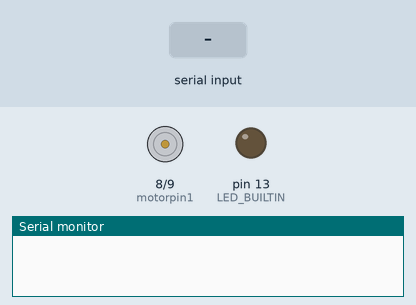
Simulated run of this sketch. Board: Arduino Uno, built with avr-gcc and run on an emulated ATmega328P. On the bench: motor-driver pin pairs drawn as motors (green arrow = first pin HIGH = forward, orange = second pin HIGH = backward, longer = more drive), output pins drawn as LEDs (lit = HIGH), the last lines printed to the serial monitor. The inputs (shaded band) are chosen by the test bench.

Above: at 1.2 s.
1.3 s: "1" received over Serial
At 2.2 s:
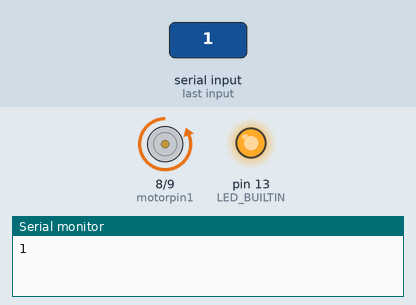
2.8 s: "0" received over Serial
At 3.3 s:
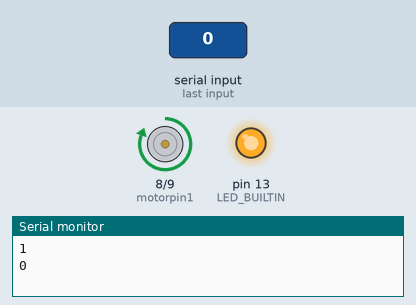
Timing chart, 0 to 5.8 s (numbered marks = the images above; inputs shaded):
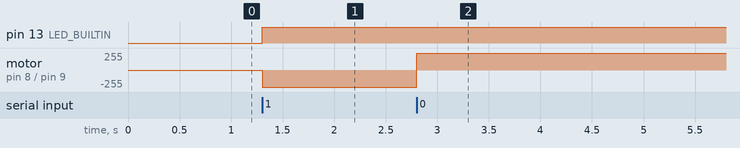

The sketch:

blue_updated.ino
```cpp
#include"SoftwareSerial.h"
SoftwareSerial myserial(0,1);

char data=4;                      //define variable to store data from bluetooth

int motorpin1 = 8;                  //define digital output pin no.

int motorpin2 = 9;                        //define digital output pin no.

void setup () {
  Serial.begin(9600);                     //defining baud rate
  myserial.begin(9600);
  pinMode(motorpin1,OUTPUT);              //set pin 3 as output
  pinMode(motorpin2,OUTPUT);              // set pin 4 as output
  pinMode(LED_BUILTIN,OUTPUT);
}

void loop ()
{
  if(Serial.available() > 0)              // Send data only when you receive data:
    {
    data = Serial.read();                //Read the incoming data and store it into variable data
    Serial.println(data);                  //Print Value inside data in Serial monitor
      if(data == '1')
      {                  //Checks whether value of data is equal to 1 means locking of door
      digitalWrite(motorpin1,LOW);
      digitalWrite(motorpin2,HIGH);
      digitalWrite(LED_BUILTIN,HIGH);

      }
      else if(data=='0')                //Checks whether value of data is equal to 0 means unlocking of door
        { digitalWrite(motorpin1,HIGH); //moves in reverse direction
          digitalWrite(motorpin2,LOW);
        }

     }

}
```

Measured:
- after the input at 1.3 s, pin 13 (LED_BUILTIN): LOW → HIGH at once; motor on pin 8 (motorpin1) / pin 9 (motorpin2): stopped → backward 255/255 at once
- after the input at 2.8 s, motor on pin 8 (motorpin1) / pin 9 (motorpin2): backward 255/255 → forward 255/255 at once
